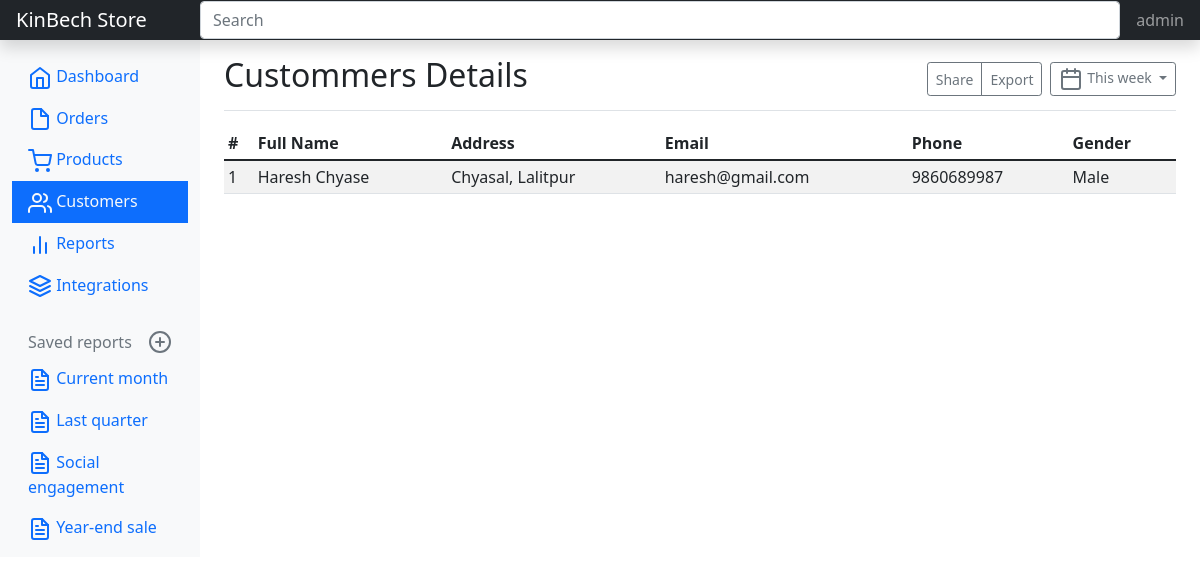
The app's page /admin/customers.php (signed in) with its own data.
### tables this page shows
CREATE TABLE `users` (
  `user_id` int(11) NOT NULL,
  `fname` varchar(50) NOT NULL,
  `email` varchar(50) NOT NULL,
  `password` varchar(100) NOT NULL,
  `address` varchar(50) NOT NULL,
  `contact` bigint(20) NOT NULL,
  `gender` varchar(10) NOT NULL
);

### admin/customers.php (the view, shortened to what this page needs)
<?php
require("../config/database.php");
$query = mysqli_query($conn, "SELECT * FROM users");
$result = array();
while ($row = mysqli_fetch_assoc($query)) {
  $result[] = $row;
}
?>
<!doctype html>
<html lang="en">
<head>
  <link href="https://cdn.jsdelivr.net/npm/bootstrap@5.1.3/dist/css/bootstrap.min.css" rel="stylesheet">
</head>
<body>
  <header class="navbar navbar-dark sticky-top bg-dark flex-md-nowrap p-0 shadow">
    <a class="navbar-brand col-md-3 col-lg-2 me-0 px-3" href="#">KinBech Store</a>
    <input class="form-control form-control-dark w-100" type="text" placeholder="Search" aria-label="Search">
    <div class="navbar-nav">
      <div class="nav-item text-nowrap">
        <a class="nav-link px-3" href="#"><?php echo $_SESSION['username'] ?></a>
      </div>
    </div>
  </header>
  <div class="container-fluid">
    <div class="row">
      <nav id="sidebarMenu" class="col-md-3 col-lg-2 d-md-block bg-light sidebar collapse">
        <div class="position-sticky pt-3">
          <ul class="nav flex-column">
            <li class="nav-item">
              <a class="nav-link" aria-current="page" href="dashboard.php">
                Dashboard
              </a>
            </li>
            <li class="nav-item">
              <a class="nav-link" href="orders.php">
                Orders
              </a>
            </li>
            <li class="nav-item">
              <a class="nav-link" href="products.php">
                Products
              </a>
            </li>
            <li class="nav-item">
              <a class="nav-link bg-primary text-light" href="customers.php">
                Customers
              </a>
            </li>
            <li class="nav-item">
              <a class="nav-link" href="#">
                Reports
              </a>
            </li>
            <li class="nav-item">
              <a class="nav-link" href="#">
                Integrations
              </a>
            </li>
          </ul>
          <h6 class="sidebar-heading d-flex justify-content-between align-items-center px-3 mt-4 mb-1 text-muted">
            <span>Saved reports</span>
            <a class="link-secondary" href="#" aria-label="Add a new report">
            </a>
          </h6>
          <ul class="nav flex-column mb-2">
            <li class="nav-item">
              <a class="nav-link" href="#">
                Current month
              </a>
            </li>
            <li class="nav-item">
              <a class="nav-link" href="#">
                Last quarter
              </a>
            </li>
            <li class="nav-item">
              <a class="nav-link" href="#">
                Social engagement
              </a>
            </li>
            <li class="nav-item">
              <a class="nav-link" href="#">
                Year-end sale
              </a>
            </li>
          </ul>
        </div>
      </nav>
      <main class="col-md-9 ms-sm-auto col-lg-10 px-md-4">
        <div class="d-flex justify-content-between flex-wrap flex-md-nowrap align-items-center pt-3 pb-2 mb-3 border-bottom">
          <h1 class="h2">Custommers Details</h1>
          <div class="btn-toolbar mb-2 mb-md-0">
            <div class="btn-group me-2">
              <button type="button" class="btn btn-sm btn-outline-secondary">Share</button>
              <button type="button" class="btn btn-sm btn-outline-secondary">Export</button>
            </div>
            <button type="button" class="btn btn-sm btn-outline-secondary dropdown-toggle">
              This week
            </button>
          </div>
        </div>
        <div class="table-responsive">
          <table class="table table-striped table-sm">
            <thead>
              <tr>
                <th scope="col">#</th>
                <th scope="col">Full Name</th>
                <th scope="col">Address</th>
                <th scope="col">Email</th>
                <th scope="col">Phone</th>
                <th scope="col">Gender</th>
              </tr>
            </thead>
            <?php
            foreach ($result as $key => $resData) {
            ?>
              <tbody>
                <tr onmouseover="mOver(this)" onmouseout="mOut(this)">
                  <td><?php echo $key + 1 ?></td>
                  <td><?php echo $resData['fname'] ?></td>
                  <td><?php echo $resData['address'] ?></td>
                  <td><?php echo $resData['email'] ?></td>
                  <td><?php echo $resData['contact'] ?></td>
                  <td><?php echo $resData['gender'] ?></td>
                </tr>
              <?php } ?>
              </tbody>
          </table>
        </div>
      </main>
    </div>
  </div>
</body>
</html>

### records on screen
users: fname "Haresh Chyase", address "Chyasal, Lalitpur", email "haresh@gmail.com", contact "9860689987", gender "Male"

### other values on screen
$_SESSION['username'] "admin"
